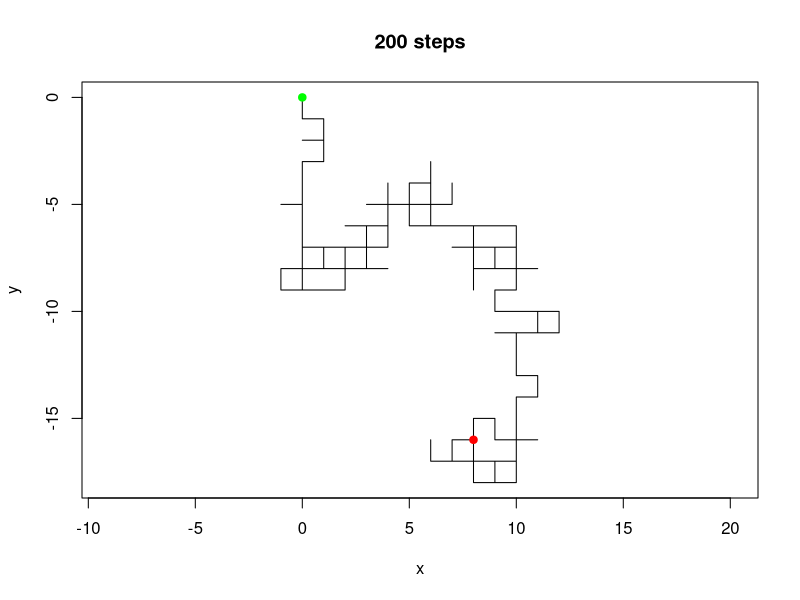

Write R code to recreate this figure.
random_walk <- function(N) {
  steps <- matrix(c(0, 1, 0, -1, 1, 0, -1, 0), ncol = 2, byrow = TRUE,
                  dimnames = list(c("N", "S", "E", "W"), c("x", "y")))
  moves <- steps[sample(4, N, replace = TRUE), , drop = FALSE]
  rbind(c(0, 0), apply(moves, 2, cumsum))
}

set.seed(100)
path <- random_walk(200)
path[nrow(path), ]
plot(path, type = "l", asp = 1, main = "200 steps")
points(0, 0, pch = 19, col = "green")
points(path[nrow(path), , drop = FALSE], pch = 19, col = "red")

end_distance <- function(N) {
  p <- random_walk(N)[N + 1, ]
  sqrt(sum(p^2))
}

Ns <- c(10, 50, 100, 400, 1000)
mean_dist <- sapply(Ns, function(N) mean(replicate(1000, end_distance(N))))
cbind(N = Ns, mean_distance = round(mean_dist, 2), sqrt_N = round(sqrt(Ns), 2))
# grows like sqrt(N)

back_home <- function(N) {
  p <- random_walk(N)[-1, ]
  any(p[, 1] == 0 & p[, 2] == 0)
}
mean(replicate(2000, back_home(100)))
